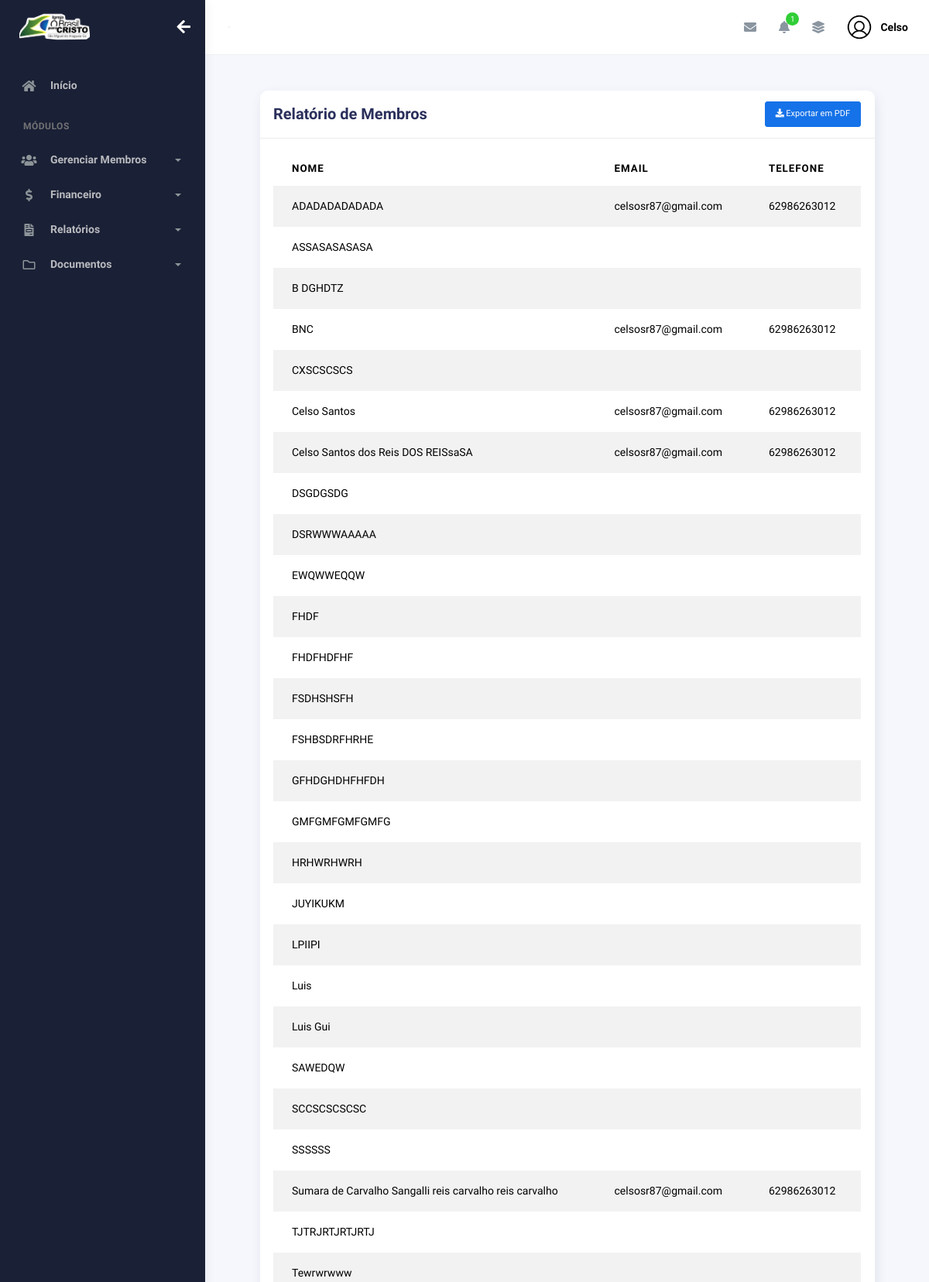
/relatorios/membrosrel/ (signed in, upper part), run on the app's committed database.
### plataformaigreja/models.py (models this page shows, shortened)
class Membros(models.Model):
    choices_sexo = (('F', 'Feminino'),
                    ('M', 'Masculino'))
    choices_cargo = (('A', 'Auxiliar'),
                     ('C', 'Congregado'),
                     ('Cr', 'Crianças'),
                     ('Da', 'Diaconisa'),
                     ('D', 'Diácono'),
                     ('E', 'Evangelista'),
                     ('J', 'Jovem'),
                     ('Mb', 'Membro'),
                     ('Mi', 'Missionário(a)'),
                     ('Pr', 'Pastor'),
                     ('P', 'Presbítero'))
    nome = models.CharField(max_length=50)
    sexo = models.CharField(max_length=1, choices=choices_sexo)
    cpf = models.CharField(max_length=20, blank=True, null=True)
    email = models.EmailField(blank=True, null=True)
    telefone = models.CharField(max_length=19, blank=True, null=True)
    endereco = models.CharField(max_length=100, blank=True, null=True)
    foto = models.ImageField(upload_to="img_membros", null=True, blank=True)
    data_nascimento = models.DateField(null=True, blank=True)
    data_batismo = models.DateField(null=True, blank=True)
    cargo = models.CharField(max_length=2, choices=choices_cargo)
    pastor = models.ForeignKey(
        User,
        on_delete=models.CASCADE
    )
    nome_igreja = models.ForeignKey('igreja.Igreja', on_delete=models.CASCADE, null=True, blank=True)
    ativo = models.BooleanField(default=True)

### plataformarelatorios/views.py (the view)
# urls.py: path('membrosrel/', visualizar_relatorio_membros, name='visualizar_relatorio_membros'),
@login_required(login_url='/usuarios/login')
def visualizar_relatorio_membros(request):
    membros = Membros.objects.filter(pastor=request.user).order_by("nome")
    return render(request, 'relatorio_membros.html', {'membros': membros})

### igreja/context_processors.py (called while the page is built)
def logo_igreja(request):
    if request.user.is_authenticated:
        igreja = Igreja.objects.filter(pastor=request.user).first()
        return {"logo_igreja": igreja.logo.url if igreja and igreja.logo else None}
    return {"logo_igreja": None}

### plataformaigreja/context_processors.py (called while the page is built)
def total_membros_context(request):
    if request.user.is_authenticated:
        total_membros = Membros.objects.filter(pastor=request.user, ativo=True).count()
    else:
        total_membros = 0
    return {
        'total_membros': total_membros
    }

def total_membros_transferidos(request):
    if request.user.is_authenticated:
        total_membros_transf = Membros.objects.filter(pastor=request.user, ativo=False).count()
    else:
        total_membros_transf = 0
    return {
        'total_membros_transf': total_membros_transf
    }

### plataformarelatorios/templates/relatorio_membros.html (shortened to what this page needs)
{% extends "bases/base_plataformaigreja.html" %}
{% load static %}
{% block 'conteudo' %}
  <div class="container">
    <div class="page-inner">
      <div class="col-md-12">
        <div class="card">
            <div class="card-header">
                <div class="d-flex align-items-center">
                    <h4 class="card-title">Relatório de Membros</h4>
                    <a href="{% url 'gerar_relatorio_membros' %}" class="btn-round ms-auto">
                        <button class="btn btn-primary btn-sm ms-auto"> <i class="fa fa-download"></i> Exportar em PDF</button>
                    </a>
                </div>
            </div>
            <div class="card-body">
                <div class="table-responsive">
                    <table
                    id="add-row"
                    class="display table table-striped table-hover"
                    >
                    <thead>
                        <tr>
                        <th>Nome</th>
                        <th>Email</th>
                        <th>Telefone</th>
                        </tr>
                    </thead>
                    <tbody>
                        {% for membro in membros %}
                        <tr>
                            <td>{{ membro.nome }}</td>
                            <td>{{ membro.email }}</td>
                            <td>{{ membro.telefone }}</td>
                        </tr>
                        {% empty %}
                        <tr>
                            <td colspan="3" class="text-center">Nenhum membro cadastrado!</td>
                        </tr>
                        {% endfor %}
                    </tbody>
                    </table>
                </div>
            </div>
        </div>
    </div>
            </div>
          </div>
        </div>
      </div>
    </div>
{% endblock %}

### templates/bases/base.html (shortened to what this page needs)
{% load static %}
<!DOCTYPE html>
<html lang="pt-BR">
  <head>
    <link href="{% static 'geral/assets/css/bootstrap.min.css' %}" rel="stylesheet">
    <link href="{% static 'geral/assets/css/plugins.min.css' %}" rel="stylesheet">
    <link href="{% static 'geral/assets/css/kaiadmin.min.css' %}" rel="stylesheet">
    <link href="{% static 'geral/assets/css/demo.css' %}" rel="stylesheet">
  </head>
  <body>
    <div class="wrapper">
      {% if user.is_authenticated %}
        <div class="sidebar" data-background-color="dark">
          <div class="sidebar-logo">
            <div class="logo-header" data-background-color="dark">
              <a href="{% url 'dashboard_igreja' %}" class="logo">
              {% if logo_igreja %}
                  <img src="{{ logo_igreja }}" alt="Logo da Igreja" class="navbar-brand" height="50"/>
              {% else %}
                  <p>Nenhuma logo cadastrada.</p>
              {% endif %}
              </a>
              <div class="nav-toggle">
                <button class="btn btn-toggle toggle-sidebar">
                  <i class="fas fa-arrow-left"></i>
                </button>
              </div>
            </div>
          </div>
          <div class="sidebar-wrapper scrollbar scrollbar-inner">
            <div class="sidebar-content">
              <ul class="nav nav-secondary">
                <li class="nav-item">
                  <a
                    href="{% url 'dashboard_igreja' %}"
                    aria-expanded="false"
                  >
                    <i class="fas fa-home"></i>
                    <p>Início</p>
                  </a>
                </li>
                <li class="nav-section">
                  <h4 class="text-section">Módulos</h4>
                </li>
                <li class="nav-item">
                  <a data-bs-toggle="collapse" href="#base">
                    <i class="fas fa-users"></i>
                    <p>Gerenciar Membros</p>
                    <span class="caret"></span>
                  </a>
                </li>
                <li class="nav-item">
                  <a data-bs-toggle="collapse" href="#sidebarLayouts">
                    <i class="fas fa-dollar-sign"></i>
                    <p>Financeiro</p>
                    <span class="caret"></span>
                  </a>
                </li>
                <li class="nav-item">
                  <a data-bs-toggle="collapse" href="#sidebarRelatorios">
                    <i class="fas fa-file-invoice"></i>
                    <p>Relatórios</p>
                    <span class="caret"></span>
                  </a>
                </li>
                <li class="nav-item">
                  <a data-bs-toggle="collapse" href="#sidebarDocumentos">
                    <i class="far fa-folder"></i>
                    <p>Documentos</p>
                    <span class="caret"></span>
                  </a>
                </li>
              </ul>
            </div>
          </div>
        </div>
        <div class="main-panel">
          <div class="main-header">
            <nav
              class="navbar navbar-header navbar-header-transparent navbar-expand-lg border-bottom"
            >
              <div class="container-fluid">
                <nav
                  class="navbar navbar-header-left navbar-expand-lg navbar-form nav-search p-0 d-none d-lg-flex"
                >
                  <div class="input-group">
                </nav>
                <ul class="navbar-nav topbar-nav ms-md-auto align-items-center">
                  <li class="nav-item topbar-icon dropdown hidden-caret">
                    <a
                      class="nav-link dropdown-toggle"
                      href="#"
                      id="messageDropdown"
                      role="button"
                      data-bs-toggle="dropdown"
                      aria-haspopup="true"
                      aria-expanded="false"
                    >
                      <i class="fa fa-envelope"></i>
                    </a>
                  </li>
                  <li class="nav-item topbar-icon dropdown hidden-caret">
                    <a
                      class="nav-link dropdown-toggle"
                      href="#"
                      id="notifDropdown"
                      role="button"
                      data-bs-toggle="dropdown"
                      aria-haspopup="true"
                      aria-expanded="false"
                    >
                      <i class="fa fa-bell"></i>
                      <span class="notification">1</span>
                    </a>
                  </li>
                  <li class="nav-item topbar-icon dropdown hidden-caret">
                    <a
                      class="nav-link"
                      data-bs-toggle="dropdown"
                      href="#"
                      aria-expanded="false"
                    >
                      <i class="fas fa-layer-group"></i>
                    </a>
                  </li>
                  <li class="nav-item topbar-user dropdown hidden-caret">
                    <a
                      class="dropdown-toggle profile-pic"
                      data-bs-toggle="dropdown"
                      href="#"
                      aria-expanded="false"
                    >
                      <div class="avatar-sm">
                        <img
                          src="{% static 'geral/assets/img/profile.png'%}"
                          alt="..."
                          class="avatar-img rounded-circle"
                        />
                      </div>
                      <span class="profile-username">
                        <span class="fw-bold">{{ user.first_name }}</span>
                      </span>
                    </a>
                  </li>
                </ul>
              </div>
            </nav>
          </div>
          <div class="container">
            <div class="page-inner">
            {% block 'conteudo' %}
            {% endblock %}
            </div>
    {% endif %}
  </body>
</html>

### data on the page
Membros: nome "ADADADADADADA", email "celsosr87@gmail.com", telefone "62986263012"
Membros: nome "ASSASASASASA"
Membros: nome "B DGHDTZ"
Membros: nome "BNC", email "celsosr87@gmail.com", telefone "62986263012"
Membros: nome "CXSCSCSCS"
Membros: nome "Celso Santos", email "celsosr87@gmail.com", telefone "62986263012"
Membros: nome "Celso Santos dos Reis DOS REISsaSA", email "celsosr87@gmail.com", telefone "62986263012"
Membros: nome "DSGDGSDG"
Membros: nome "DSRWWWAAAAA"
Membros: nome "EWQWWEQQW"
Membros: nome "FHDF"
Membros: nome "FHDFHDFHF"
Membros: nome "FSDHSHSFH"
Membros: nome "FSHBSDRFHRHE"
Membros: nome "GFHDGHDHFHFDH"
Membros: nome "GMFGMFGMFGMFG"
Membros: nome "HRHWRHWRH"
Membros: nome "JUYIKUKM"
Membros: nome "LPIIPI"
Membros: nome "Luis"
Membros: nome "Luis Gui"
Membros: nome "SAWEDQW"
Membros: nome "SCCSCSCSCSC"
Membros: nome "SSSSSS"
Membros: nome "Sumara de Carvalho Sangalli reis carvalho reis carvalho", email "celsosr87@gmail.com", telefone "62986263012"
Membros: nome "TJTRJRTJRTJRTJ"
Membros: nome "Tewrwrwww"

### other printed values
{{ user.first_name }} "Celso"
